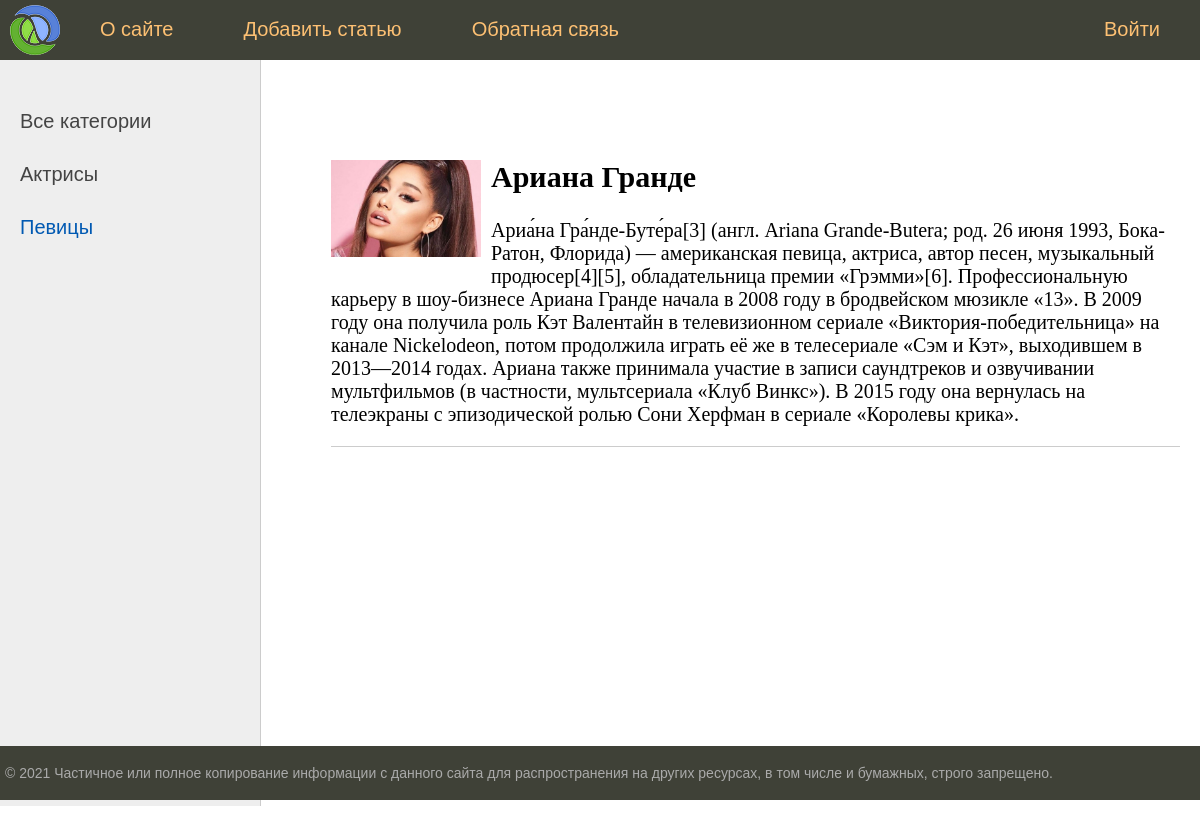
Page /post/ariana-grande on the committed database.
### women/models.py (models this page shows, shortened)
class Category(models.Model):
    name = models.CharField(max_length=100, db_index=True, verbose_name="Категория")
    slug = models.SlugField(max_length=255, unique=True, db_index=True, verbose_name="URL")
    def get_absolute_url(self):
        return reverse('category', kwargs={'cat_slug': self.slug})
    class Meta:
        verbose_name = 'Категория'
        verbose_name_plural = 'Категории'
        ordering = ['id']

class Women(models.Model):  # унаследовались от класса Model
    title = models.CharField(max_length=255, verbose_name="Заголовок")
    slug = models.SlugField(max_length=255, unique=True, db_index=True, verbose_name="URL")
    content = models.TextField(blank=True, verbose_name="Текст статьи")
    photo = models.ImageField(upload_to='photos/%Y/%m/%d/', verbose_name="Фото")
    time_create = models.DateTimeField(auto_now_add=True, verbose_name="Время создания")
    time_update = models.DateTimeField(auto_now=True, verbose_name="Время изменения")
    is_published = models.BooleanField(default=True, verbose_name="Публикация")
    cat = models.ForeignKey('Category', on_delete=models.PROTECT,
                            verbose_name="Категории")  # передаем  первичную модель как строку, к полю cat постфикс id django  добавит автоматически
    class Meta:
        verbose_name = 'Известные женщины'
        verbose_name_plural = 'Известные женщины'
        ordering = ['time_create', 'title']

### women/views.py (the view)
# urls.py: path('post/<slug:post_slug>', show_post, name="post"),
def show_post(request, post_slug):
    women = get_object_or_404(Women, slug=post_slug)
    context = {
        'women': women,
        'title': women.title,
        'cat_selected': women.cat_id
    }
    return render(request, 'women/read_post.html', context=context)

### women/templatetags/women_tags.py (called while the page is built)
@register.inclusion_tag("women/list_categories.html")
def show_categories(sort=None, cat_selected=0):  # sort хранит значение полей, по которому будет проводиться сортировка
    if not sort:
        cats = Category.objects.all()
    else:
        cats = Category.objects.order_by(sort)
    return {"cats": cats,
            "cat_selected": cat_selected}  # возращает словарь, который будет передаваться шаблону, возвращает фрагмент html страницы

@register.inclusion_tag("women/menu_list.html")
def show_menu():
    menu = [
        {'title': 'О сайте', 'url_name': 'about'},
        {'title': 'Добавить статью', 'url_name': 'add_page'},
        {'title': 'Обратная связь', 'url_name': 'contact'},
        {'title': 'Войти', 'url_name': 'login'},
    ]
    return {'menu': menu}

### women/templates/women/read_post.html
{% extends 'women/base.html' %}
{% block content %}
<ul class="list-articles">
				{% if women.photo %}
				<p><img class="img-article-left thumb" src="{{women.photo.url}}"></p>
				{% endif %}
			<li><h2>{{title}}</h2>
				{% autoescape on %}
					<p>{{women.content}}</p>
				{%endautoescape %}
			</li>
</ul>
{% endblock %}

### women/templates/women/list_categories.html
{%for category in cats %}
			{% if category.id == cat_selected %}
				<li class="selected"> {{category.name}}</li>
			{% else %}
				<li><a href="{{category.get_absolute_url}}">{{category.name}}</a></li>
			{% endif %}
		{% endfor %}

### women/static/women/css/styles.css (style rules this page uses)
html, body { font-family: 'Arial'; margin: 0; padding: 0; height: 100%; width: 100%; color: #444; }
a { color: #0059b2; text-decoration: none; }
img { max-width: 600px; height: auto; }
img.img-article-left { max-width: 300px; height: auto; float: left; padding: 0 10px 10px 0; }
img.img-article-left.thumb { max-width: 150px; height: auto; }
ul.list-articles { list-style: none; margin: 0; padding: 0; }
ul.list-articles li { border-bottom: 1px solid #ccc; }
.left-chapters ul li { margin: 30px 0 0 0; color: #999; }
.left-chapters ul li.selected { color: #0059b2; }
.left-chapters ul li a { color: #444; text-decoration: none; }

### rows in the picture
Category: name "Актрисы"
Category: name "Певицы"
Women: photo (picture), title "Ариана Гранде", content "Ариа́на Гра́нде-Буте́ра[3] (англ. Ariana Grande-Butera; род. 26 июня 1993, Бока-Ратон, Флорида) — американская певица, актриса, автор песен, музыкальный продюсер[4][5], обладательница премии «Грэмми»[6]. Профессиональную карьеру в шоу-бизнесе Ариана Гранде начала в 2008 году в бродвейском мюзикле «13». В 2009 году она получила роль Кэт Валентайн в телевизионном сериале «Виктория-победительница» на канале Nickelodeon, потом продолжила играть её же в телесериале «Сэм и Кэт», выходившем в 2013—2014 годах. Ариана также принимала участие в записи саундтреков и озвучивании мультфильмов (в частности, мультсериала «Клуб Винкс»). В 2015 году она вернулась на телеэкраны с эпизодической ролью Сони…"

### other values in the picture
{{ m.title }} "О сайте" "Добавить статью" "Обратная связь"
{{ m.title }} "Войти"
